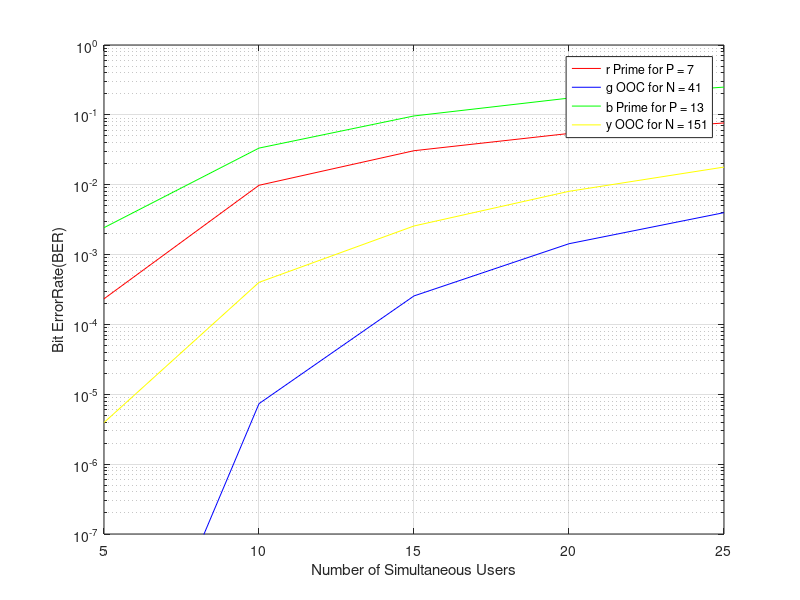

MATLAB code to generate this figure:
%Author:     Folorunsho Solomon Opeyemi(1148183)
%Company:    The University Of Birmingham
%Project:
%CodeFileName:BerCalc.m    
%Description:This file contains all System parameters to the used by


function  BERCalc()
clf;
%array index counter


ind = 0;
P = 7;
%
KA = 5 :5: 25;
BERA = 0;
for K = KA
    ind = ind+1;

    x = -P / sqrt(K-1);
    BERA(ind) =   normcdf(x,0,1)   ;

end

semilogy(KA, BERA,'r')

hold on;


ind = 0;

P = 13;
%
KA = 5 :5: 25;
BERA = 0;
for K = KA
    ind = ind+1;

    x = -P / sqrt(K-1);
    BERA(ind) =   normcdf(x,0,1)   ;

end
ylim([10^-7,10^0]);
semilogy(KA, BERA,'b')

hold on;

CA =   5:5:25;  %cardinality
N = 41 ;   % code length
W = 3 ; %code weight
 %q = W^2/2*N
q = power(W,2) / (2 * N);

 ind = 0;
 BERA = 0;
    for K=CA
        
        BER=0;
        for i = W :1: (K - 1)          
            BER1 = nchoosek(K-1,i); 
            BER2 = (q^i)*((1 - q)^(K-1-i));
            BER = BER + (0.5 * BER1 * BER2); 
        end
        ind = ind + 1;
        BERA(ind) = BER;
    end

    semilogy(CA, BERA, 'g'); 
    hold on;



CA =   5:5:25;  %cardinality
N = 151 ;   % code length
W = 4 ; %code weight
 %q = W^2/2*N
q = power(W,2) / (2 * N);

 ind = 0;
 BERA = 0;
    for K=CA
        
        BER=0;
        for i = W :1: (K - 1)          
            BER1 = nchoosek(K-1,i); 
            BER2 = (q^i)*((1 - q)^(K-1-i));
            BER = BER + (0.5 * BER1 * BER2); 
        end
        ind = ind + 1;
        BERA(ind) = BER;
    end

    semilogy(CA, BERA, 'y'); 
    
    
 xlabel('Number of Simultaneous Users');
 ylabel('Bit ErrorRate(BER)');
 legend('r Prime for P = 7','g OOC for N = 41','b Prime for P = 13','y OOC for N = 151');
 hold on ;
 grid on;
    hold on;



end